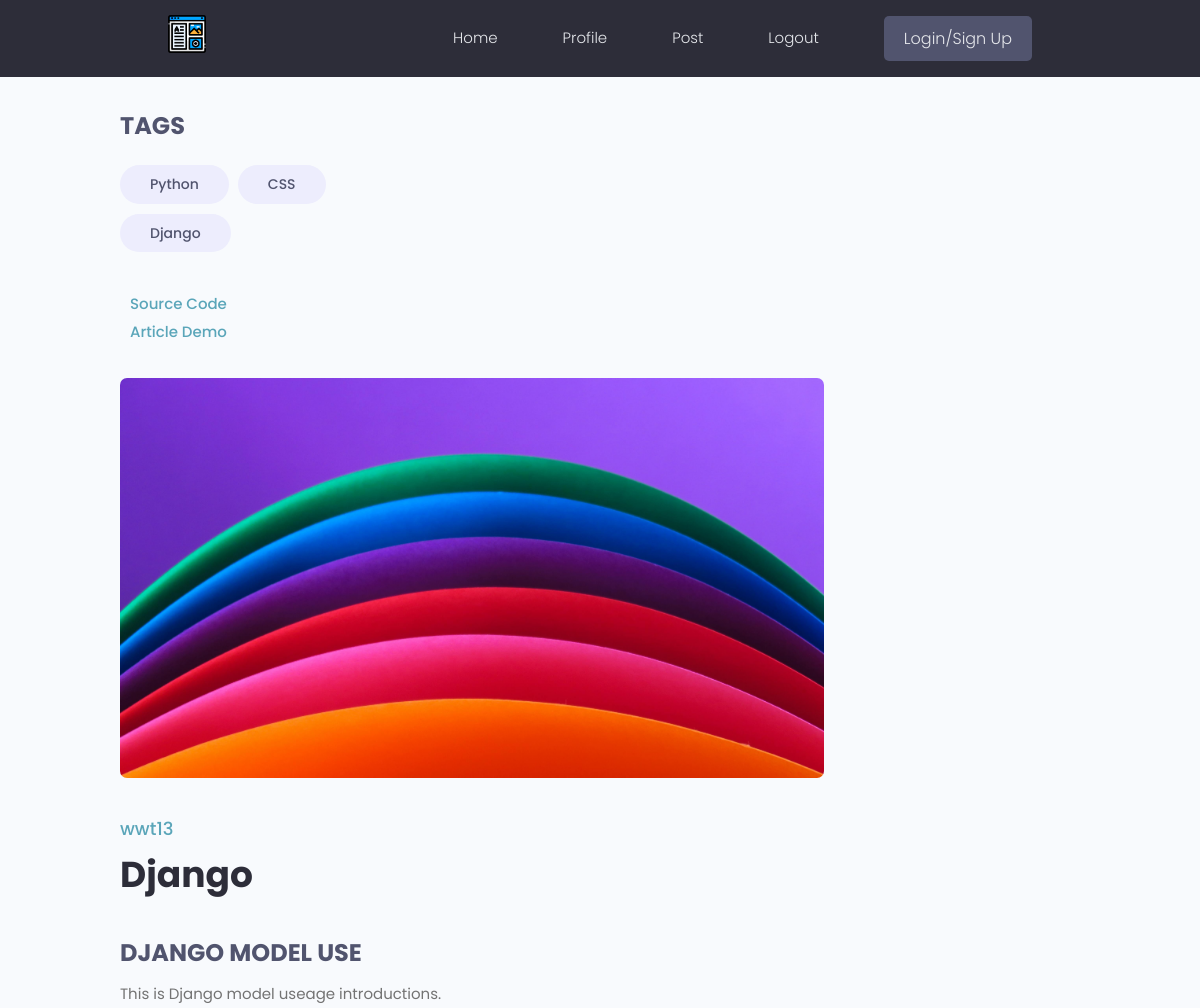
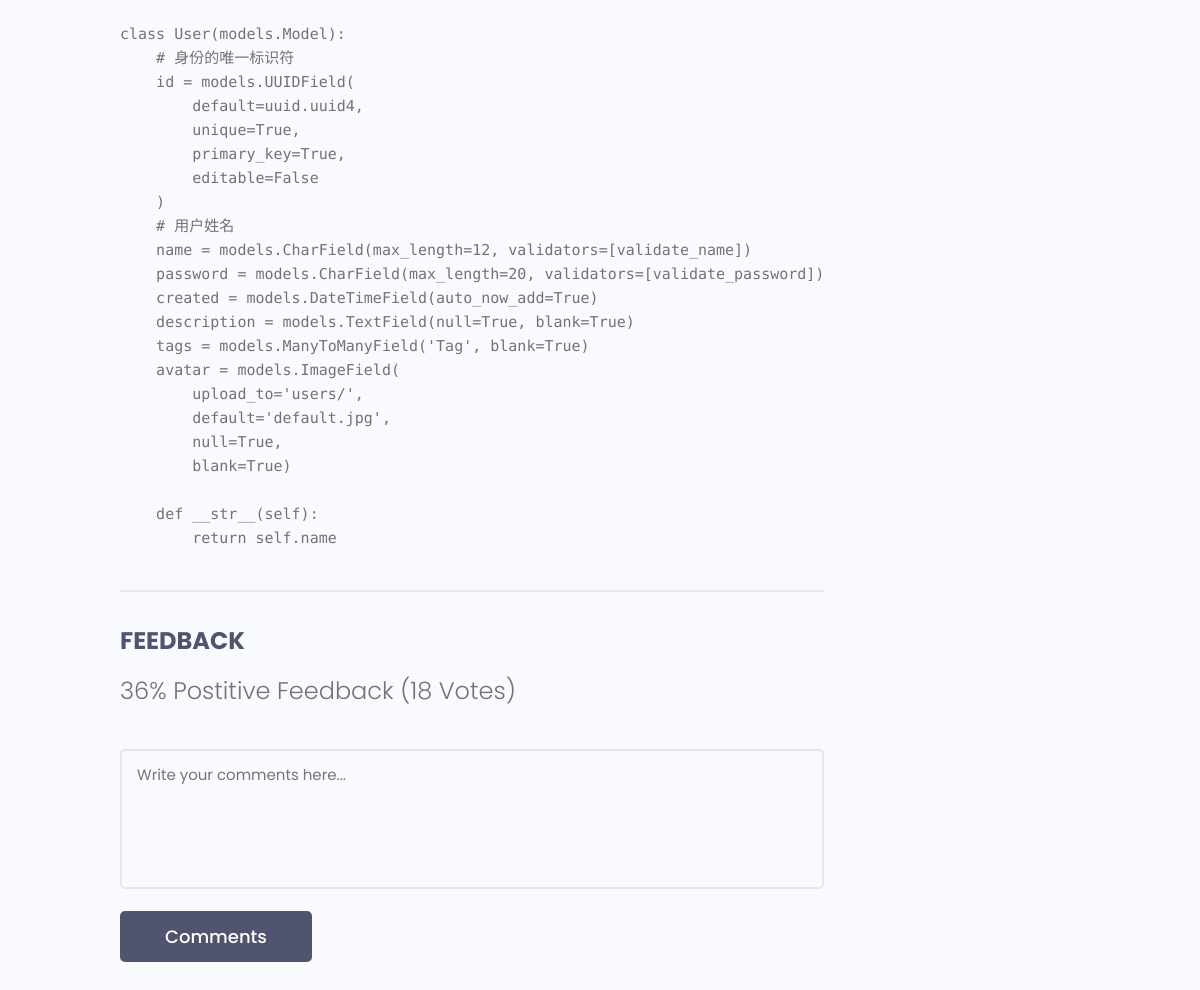
/article/cb74aff72f1e4ab98c886d547010b1aa, run on the app's committed database (2 pictures, top to bottom).
### BlogSystem/models.py (models this page shows, shortened)
class Tag(models.Model):
    id = models.UUIDField(
        default=uuid.uuid4,
        unique=True,
        primary_key=True,
        editable=False
    )
    name = models.CharField(max_length=20)

class Article(models.Model):
    id = models.UUIDField(
        default=uuid.uuid4,
        unique=True,
        primary_key=True,
        editable=False
    )
    title = models.CharField(max_length=40)
    sub_title = models.CharField(max_length=100, null=True, blank=True)
    description = models.CharField(max_length=200, null=True, blank=True)
    tags = models.ManyToManyField('Tag', blank=True)
    content = models.TextField(null=False, blank=False)
    created = models.DateTimeField(auto_now_add=True)
    user = models.ForeignKey(User, on_delete=models.CASCADE)
    image = models.ImageField(
        upload_to='articles/',
        default='default.jpg',
        null=True,
        blank=True)
    class Meta:
        ordering = ('created',)

class User(models.Model):
    id = models.UUIDField(
        default=uuid.uuid4,
        unique=True,
        primary_key=True,
        editable=False
    )
    name = models.CharField(max_length=12, validators=[validate_name])
    password = models.CharField(max_length=20, validators=[validate_password])
    created = models.DateTimeField(auto_now_add=True)
    description = models.TextField(null=True, blank=True)
    tags = models.ManyToManyField('Tag', blank=True)
    avatar = models.ImageField(
        upload_to='users/',
        default='default.jpg',
        null=True,
        blank=True)

### BlogSystem/views.py (the view)
# urls.py: path('article/', views.article, name='article'),
def article(request, pk=''):
    if pk == '':
        user = User.objects.get(id=uuid.UUID(request.session.get('id')))
        article = Article.objects.get(
            id=uuid.UUID(request.session.get('article_id')))
        context = {'user': user, 'article': article}
        return render(request, 'BlogSystem/article.html', context)
    else:
        article = Article.objects.get(id=uuid.UUID(pk))
        user = article.user
        context = {'user': user, 'article': article}
        return render(request, 'BlogSystem/article.html', context)

### BlogSystem/templates/BlogSystem/article.html (shortened to what this page needs)
<!DOCTYPE html>
<html lang="en">
<head>
</head>
<body>
{% extends 'main.html' %}
{% block content %}
    <main class="singleProject my-md">
        <div class="container">
            <div class="layout">
                <div class="column column--1of3">
                    <h3 class="singleProject__subtitle">Tags</h3>
                    <div class="singleProject__toolStack">
                        {% for tag in article.tags.all %}
                            <span class="tag tag--pill tag--sub tag--lg">
                          <small>{{ tag.name }}</small>
                        </span>
                        {% endfor %}
                    </div>
                    <a class="singleProject__liveLink" href="#" target="_blank">Source Code
                    </a><br>
                    <a class="singleProject__liveLink" href="#" target="_blank">Article Demo
                    </a>
                </div>
                <div class="column column--2of3">
                    <img class="singleProject__preview" src="{{ article.image.url }}" alt="portfolio thumbnail" />
                    <a href="{% url 'profile' article.user.id %}" class="singleProject__developer">{{ article.user.name }}</a>
                    <h2 class="singleProject__title">{{ article.title }}</h2>
                    <h3 class="singleProject__subtitle">{{ article.sub_title }}</h3>
                    <div class="singleProject__info">
                        {{ article.description }}
                        <br />
                        <br />
                        <pre>{{ article.content }}</pre>
                    </div>
                    <div class="comments">
                        <h3 class="singleProject__subtitle">Feedback</h3>
                        <h5 class="project--rating">
                            36% Postitive Feedback (18 Votes)
                        </h5>
                        <form class="form" action="#" method="POST">
                            <div class="form__field">
                                <textarea class="input input--textarea" name="message" id="formInput#textarea"
                                          placeholder="Write your comments here..."></textarea>
                            </div>
                            <input class="btn btn--sub btn--lg" type="submit" value="Comments" />
                        </form>
                    </div>
                </div>
            </div>
        </div>
    </main>
{% endblock %}

### templates/main.html (shortened to what this page needs)
<!DOCTYPE html>
<html lang="en">
{% load static %}
<head>
  <link rel="stylesheet" href="https://cdn.iconmonstr.com/1.3.0/css/iconmonstr-iconic-font.min.css" />
  <link rel="stylesheet" href="{% static 'uikit/styles/uikit.css' %}" />
  <link rel="stylesheet" href="{% static 'styles/app.css' %}" />
</head>
<body>
{% include 'navbar.html' %}
{% block content %}{% endblock %}
</body>
</html>

### templates/navbar.html (shortened to what this page needs)
{% load static %}
<header class="header">
    <div class="container container--narrow">
        <a href="{% url 'home' %}" class="header__logo">
            <img src="{% static 'images/blog.png' %}" alt="DevSearch Logo" />
        </a>
        <nav class="header__nav">
            <ul class="header__menu">
                <li class="header__menuItem"><a href="{% url 'home' %}">Home</a></li>
                <li class="header__menuItem"><a href="{% url 'profile' %}">Profile</a></li>
                <li class="header__menuItem"><a href="{% url 'post' %}">Post</a></li>
                <li class="header__menuItem"><a href="{% url 'logout' %}">Logout</a></li>
                <li class="header__menuItem"><a href="{% url 'login' %}" class="btn btn--sub">Login/Sign Up</a></li>
            </ul>
        </nav>
    </div>
</header>

### static/styles/app.css (style rules this page uses)
:root { --color-sub: #2d2d39; }
.btn--sub { background-color: var(--color-sub-light); }
img { width: 100%; }
.header { position: sticky; z-index: 111; background-color: var(--color-sub); padding: 1.5rem 0; }
.header > .container { display: flex; justify-content: space-between; align-items: center; }
.header__logo > img { height: 3.8rem; }
.header__nav > ul { display: inline-flex; align-items: center; list-style: none; gap: 6.5rem; }
.header__menuItem > a { color: var(--color-light); font-weight: 300; }
.singleProject .column--1of3 { order: 2; }
@media screen and (min-width: 1081px) { .singleProject .column--1of3 { order: 1; } }
@media screen and (min-width: 1081px) { .singleProject .column--2of3 { order: 2; } }
.singleProject__toolStack { margin-top: 2rem; margin-bottom: 4rem; }
.singleProject__liveLink { font-weight: 500; transition: all 0.3s ease-in-out; border-bottom: 2px solid transparent; }
.singleProject__preview { height: 50vh; object-fit: cover; object-position: top center; margin-bottom: 3rem; border-radius: 0.7rem; }
.singleProject__developer { font-size: 1.8rem; font-weight: 500; }
.singleProject__title { font-size: 3.6rem; font-weight: 700; color: var(--color-sub); margin-bottom: 3rem; }
.project--rating { margin-bottom: 1.6em; margin-top: .5em; }
.singleProject__subtitle { text-transform: uppercase; font-size: 2.4rem; font-weight: 700; color: var(--color-sub-light); margin-bottom: 1rem; }
.comments { margin-top: 4rem; padding-top: 3rem; border-top: 2px solid var(--color-light); }

### static/uikit/styles/modules/_variables.css (style rules this page uses)
:root { --color-main: #5aa5b9; --color-main-light: #e6faff; --color-sub: #3f4156; --color-sub-light: #51546e; --color-sub-lighter: #ededfd; --color-text: #737373; --color-gray: #8b8b8b; --color-light: #e5e7eb; --color-light-gray: #767676; --color-bg: #f8fafd; --color-white: #fffefd; --color-white-light: #f3f3f3; --color-success: #359e64; --color-success-bg: #def8e8; --color-error: #fc4b0b; --color-error-bg: #fff2ee; --font-base: 'Poppins', arial, helvetica, 'Segoe UI', roboto, ubuntu, sans-serif; --font-monospace: 'Fira Code', 'Courier New', courier, monospace; --font-regular: 300; --font-medium: 500; --font-bold: 700; --generic-shadow: 1px 1px 5px #00000010; --generic-transition: all 0.3s ease-in-out; }

### static/uikit/styles/modules/_base.css (style rules this page uses)
* { margin: 0; padding: 0; box-sizing: border-box; text-rendering: optimizeLegibility; color: inherit; font-size: inherit; }
html { font-size: 50%; }
@media only screen and (min-width: 480px) { html { font-size: 56.25%; } }
@media only screen and (min-width: 1200px) { html { font-size: 62.5%; } }
body { line-height: 1.6; font-weight: 400; font-size: 1.5rem; color: var(--color-text); background-color: var(--color-bg); min-height: 100vh; }

### static/uikit/styles/modules/_typography.css (style rules this page uses)
* { font-family: var(--font-base); }
h2 { font-size: 3.6rem; font-weight: var(--font-bold); }
h3 { font-size: 3.2rem; font-weight: var(--font-medium); }
h5 { font-size: 2.4rem; font-weight: var(--font-medium); }
h5, h6 { font-weight: var(--font-regular); }
p, span, strong { font-size: 1.6rem; color: var(--color-text); font-weight: var(--font-regular); }
pre, pre > *, pre > code * { font-family: var(--font-monospace) !important; }
a { padding-bottom: 2px; text-decoration: none; display: inline-block; color: var(--color-main); font-weight: var(--font-medium); }

### static/uikit/styles/modules/_utilities.css (style rules this page uses)
.container { width: 92%; max-width: 165rem; margin: 0 auto; box-sizing: border-box; }
.container--narrow { width: 92%; max-width: 120rem; }
@media screen and (min-width: 1000px) { .container { width: 90%; } }
@media screen and (min-width: 1000px) { .container--narrow { width: 85%; } }
@media screen and (min-width: 1200px) { .container { width: 80%; } }
@media screen and (min-width: 1200px) { .container--narrow { width: 72%; } }
.my-md { margin: 3rem auto; }

### static/uikit/styles/modules/_button.css (style rules this page uses)
.btn { display: inline-block; position: relative; cursor: pointer; background-color: var(--color-light); font-weight: var(--font-medium); color: var(--color-sub); text-decoration: none; padding: 1rem 2rem; border-radius: 0.5rem; border: none; width: -webkit-fit-content; width: -moz-fit-content; width: fit-content; height: -webkit-fit-content; height: -moz-fit-content; height: fit-content; font-size: 1.6rem; outline-width: 0; outline-color: transparent; -webkit-backface-visibility: hidden; backface-visibility: hidden; transition: all 0.3s ease-in-out; }
.btn--sub { background-color: var(--color-sub); color: var(--color-white); }
.btn--lg { font-size: 1.8rem; padding: 1.2rem 4.5rem; }

### data on the page
Tag: name "Python"
Tag: name "CSS"
Tag: name "Django"
Article: image (picture), user.name "wwt13", title "Django", sub_title "DJANGO MODEL USE", description "This is Django model useage introductions.", content "class User(models.Model): # 身份的唯一标识符 id = models.UUIDField( default=uuid.uuid4, unique=True, primary_key=True, editable=False ) # 用户姓名 name = models.CharField(max_length=12, validators=[validate_name]) password = models.CharField(max_length=20, validators=[validate_password]) created = models.DateTimeField(auto_now_add=True) description = models.TextField(null=True, blank=True) tags = models.ManyToManyField('Tag', blank=True) avatar = models.ImageField( upload_to='users/', default='default.jpg', null=True, blank=True) def __str__(self): return self.name"
